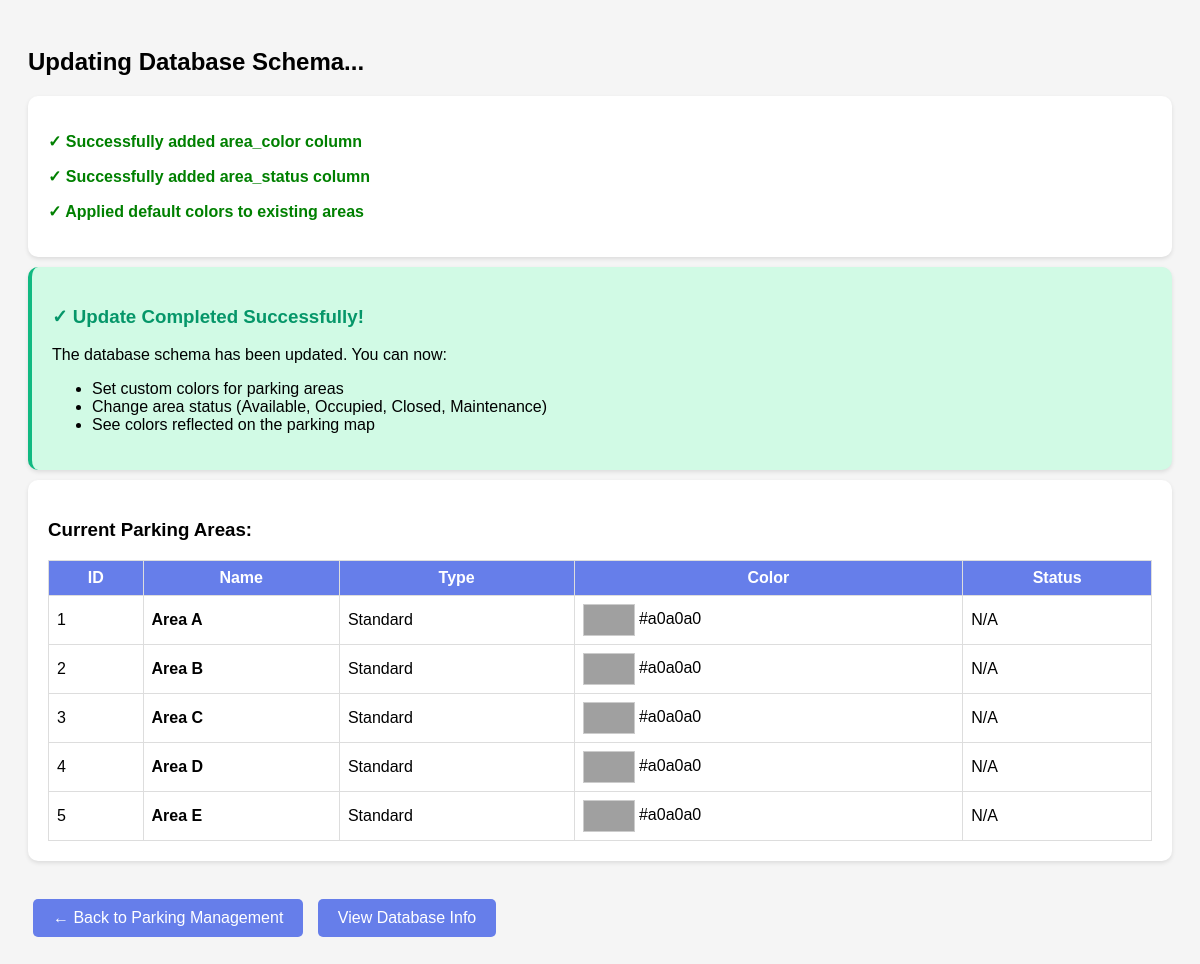
The page /admin/update_parking_schema.php (signed in) on the database its author committed.
### tables this page shows
CREATE TABLE ParkingArea (
    area_id INT AUTO_INCREMENT PRIMARY KEY,
    Availability_id INT,
    area_name VARCHAR(100) NOT NULL,
    area_type VARCHAR(50),
    created_at TIMESTAMP DEFAULT CURRENT_TIMESTAMP,
    updated_at TIMESTAMP DEFAULT CURRENT_TIMESTAMP ON UPDATE CURRENT_TIMESTAMP,
    AreaSize DECIMAL(10, 2),
    FOREIGN KEY (Availability_id) REFERENCES Availability(Availability_id) ON DELETE SET NULL ON UPDATE CASCADE
);

### admin/update_parking_schema.php (the view, shortened to what this page needs)
<?php
$conn = getDBConnection();
echo "<!DOCTYPE html><html><head><title>Database Schema Update</title>";
echo "<style>body{font-family:Arial,sans-serif;padding:20px;background:#f5f5f5;}";
echo ".box{background:white;padding:20px;border-radius:10px;margin:10px 0;box-shadow:0 2px 4px rgba(0,0,0,0.1);}";
echo ".success{color:green;font-weight:bold;}";
echo ".error{color:red;font-weight:bold;}";
echo ".warning{color:orange;font-weight:bold;}";
echo ".btn{display:inline-block;padding:10px 20px;background:#667eea;color:white;text-decoration:none;border-radius:5px;margin:10px 5px;}";
echo ".btn:hover{background:#5568d3;}</style></head><body>";
echo "<h2>Updating Database Schema...</h2>";
$messages = [];
$has_errors = false;
$check_sql = "SHOW COLUMNS FROM ParkingArea LIKE 'area_color'";
$result = $conn->query($check_sql);
$color_exists = $result->num_rows > 0;
$check_sql = "SHOW COLUMNS FROM ParkingArea LIKE 'area_status'";
$result = $conn->query($check_sql);
$status_exists = $result->num_rows > 0;
if ($color_exists && $status_exists) {
    $messages[] = ['type' => 'success', 'msg' => '✓ Columns already exist. Database is up to date.'];
} else {
    if (!$color_exists) {
        $sql = "ALTER TABLE ParkingArea ADD COLUMN area_color VARCHAR(7) DEFAULT '#a0a0a0' AFTER area_type";
        if ($conn->query($sql)) {
            $messages[] = ['type' => 'success', 'msg' => '✓ Successfully added area_color column'];
        } else {
            $messages[] = ['type' => 'error', 'msg' => '✗ Error adding area_color: ' . $conn->error];
            $has_errors = true;
        }
    } else {
        $messages[] = ['type' => 'success', 'msg' => '✓ area_color column already exists'];
    }
    if (!$status_exists) {
        $sql = "ALTER TABLE ParkingArea ADD COLUMN area_status ENUM('available', 'occupied', 'temporarily_closed', 'under_maintenance') DEFAULT 'available' AFTER area_type";
        if ($conn->query($sql)) {
            $messages[] = ['type' => 'success', 'msg' => '✓ Successfully added area_status column'];
        } else {
            $messages[] = ['type' => 'error', 'msg' => '✗ Error adding area_status: ' . $conn->error];
            $has_errors = true;
        }
    } else {
        $messages[] = ['type' => 'success', 'msg' => '✓ area_status column already exists'];
    }
    if (!$color_exists && !$has_errors) {
        $updates = [
            "UPDATE ParkingArea SET area_color = '#667eea' WHERE (area_name LIKE '%A%') AND (area_color = '#a0a0a0' OR area_color IS NULL) LIMIT 1",
            "UPDATE ParkingArea SET area_color = '#764ba2' WHERE (area_name LIKE '%B%') AND (area_color = '#a0a0a0' OR area_color IS NULL) LIMIT 1",
            "UPDATE ParkingArea SET area_color = '#48bb78' WHERE (area_name LIKE '%C%') AND (area_color = '#a0a0a0' OR area_color IS NULL) LIMIT 1",
            "UPDATE ParkingArea SET area_color = '#ed8936' WHERE (area_name LIKE '%D%') AND (area_color = '#a0a0a0' OR area_color IS NULL) LIMIT 1",
            "UPDATE ParkingArea SET area_color = '#e53e3e' WHERE (area_name LIKE '%E%') AND (area_color = '#a0a0a0' OR area_color IS NULL) LIMIT 1"
        ];
        foreach ($updates as $sql) {
            $conn->query($sql);
        }
        $messages[] = ['type' => 'success', 'msg' => '✓ Applied default colors to existing areas'];
    }
}
echo "<div class='box'>";
foreach ($messages as $msg) {
    echo "<p class='{$msg['type']}'>{$msg['msg']}</p>";
}
echo "</div>";
if (!$has_errors) {
    echo "<div class='box' style='background:#d1fae5;border-left:4px solid #10b981;'>";
    echo "<h3 style='color:#059669;'>✓ Update Completed Successfully!</h3>";
    echo "<p>The database schema has been updated. You can now:</p>";
    echo "<ul>";
    echo "<li>Set custom colors for parking areas</li>";
    echo "<li>Change area status (Available, Occupied, Closed, Maintenance)</li>";
    echo "<li>See colors reflected on the parking map</li>";
    echo "</ul>";
    echo "</div>";
} else {
    echo "<div class='box' style='background:#fee2e2;border-left:4px solid #ef4444;'>";
    echo "<h3 style='color:#dc2626;'>✗ Some errors occurred</h3>";
    echo "<p>Please check the error messages above and try again or run the SQL manually.</p>";
    echo "</div>";
}
echo "<div class='box'>";
echo "<h3>Current Parking Areas:</h3>";
$sql = "SELECT * FROM ParkingArea";
$result = $conn->query($sql);
if ($result && $result->num_rows > 0) {
    echo "<table style='width:100%;border-collapse:collapse;'>";
    echo "<tr style='background:#667eea;color:white;'>";
    echo "<th style='border:1px solid #ddd;padding:8px;'>ID</th>";
    echo "<th style='border:1px solid #ddd;padding:8px;'>Name</th>";
    echo "<th style='border:1px solid #ddd;padding:8px;'>Type</th>";
    echo "<th style='border:1px solid #ddd;padding:8px;'>Color</th>";
    echo "<th style='border:1px solid #ddd;padding:8px;'>Status</th>";
    echo "</tr>";
    while ($row = $result->fetch_assoc()) {
        echo "<tr>";
        echo "<td style='border:1px solid #ddd;padding:8px;'>{$row['area_id']}</td>";
        echo "<td style='border:1px solid #ddd;padding:8px;'><strong>{$row['area_name']}</strong></td>";
        echo "<td style='border:1px solid #ddd;padding:8px;'>{$row['area_type']}</td>";
        $color = isset($row['area_color']) ? $row['area_color'] : '#a0a0a0';
        echo "<td style='border:1px solid #ddd;padding:8px;'>";
        echo "<div style='display:inline-block;width:50px;height:30px;background:{$color};border:1px solid #ccc;vertical-align:middle;'></div> ";
        echo $color;
        echo "</td>";
        $status = isset($row['area_status']) ? $row['area_status'] : 'N/A';
        echo "<td style='border:1px solid #ddd;padding:8px;'>{$status}</td>";
        echo "</tr>";
    }
    echo "</table>";
} else {
    echo "<p>No parking areas found.</p>";
}
echo "</div>";
?>
<br>
<a href="parking_management.php" class="btn">← Back to Parking Management</a>
<a href="check_database.php" class="btn">View Database Info</a>
</body>
</html>

### rows shown on the page
parkingarea: area_id "1", area_name "Area A", area_type "Standard", color "#a0a0a0", status "N/A"
parkingarea: area_id "2", area_name "Area B", area_type "Standard", color "#a0a0a0", status "N/A"
parkingarea: area_id "3", area_name "Area C", area_type "Standard", color "#a0a0a0", status "N/A"
parkingarea: area_id "4", area_name "Area D", area_type "Standard", color "#a0a0a0", status "N/A"
parkingarea: area_id "5", area_name "Area E", area_type "Standard", color "#a0a0a0", status "N/A"

### other values the page prints
$msg['msg'] "✓ Successfully added area_color column"
$msg['msg'] "✓ Successfully added area_status column"
$msg['msg'] "✓ Applied default colors to existing areas"
